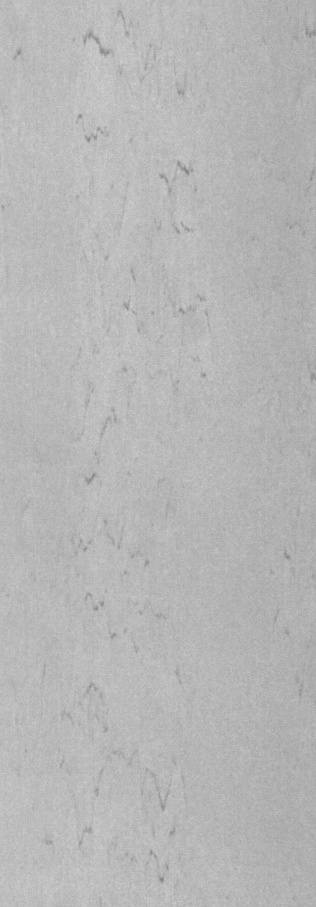
#> input picture metalvision-ai/resnet_local_test/crops/test_000.jpg, 316 x 907 px
$ python -i preprocessing.py   (imports and definitions only)
#> lines starting #> are read from the running program, lines starting #| are printed output that depends on the picture
"""OpenCV preprocessing pipeline.

Design rules (to avoid inventing or hiding defect-like patterns):
  * The original upload is NEVER modified; every output is a new PNG.
  * The original bit depth is read as-is (cv2.IMREAD_UNCHANGED).
  * Normalization is a linear intensity stretch only (min-max or percentile).
  * Resizing happens only if the longest side exceeds `max_side` (area interpolation).
  * CLAHE is OFF by default because local contrast enhancement can create or
    hide defect-like texture. Enable it only deliberately.
Outputs in <out_dir>: original_preview.png, gray.png, normalized.png, processed.png
"""
from pathlib import Path

import cv2
import numpy as np


class PreprocessingError(RuntimeError):
    pass


DEFAULT_SETTINGS = {
    "normalization": "percentile",  # 'percentile' or 'minmax'
    "low_percentile": 1.0,
    "high_percentile": 99.0,
    "max_side": 1024,               # resize only if longest side is larger
    "clahe": False,
    "clahe_clip": 2.0,
}

_BIT_DEPTH = {"uint8": 8, "uint16": 16, "int16": 16, "float32": 32, "float64": 64}


def sanitize_settings(raw=None) -> dict:
    """Merge user settings with defaults and clamp them to safe ranges."""
    s = dict(DEFAULT_SETTINGS)
    raw = raw or {}
    if raw.get("normalization") in ("percentile", "minmax"):
        s["normalization"] = raw["normalization"]
    try:
        lo = float(raw.get("low_percentile", s["low_percentile"]))
        hi = float(raw.get("high_percentile", s["high_percentile"]))
        lo, hi = max(0.0, min(lo, 49.0)), min(100.0, max(hi, 51.0))
        s["low_percentile"], s["high_percentile"] = lo, hi
        s["max_side"] = int(max(256, min(int(raw.get("max_side", s["max_side"])), 4096)))
        s["clahe_clip"] = float(max(1.0, min(float(raw.get("clahe_clip", s["clahe_clip"])), 10.0)))
    except (TypeError, ValueError):
        pass
    s["clahe"] = bool(raw.get("clahe", s["clahe"]))
    return s


def _minmax_uint8(img: np.ndarray) -> np.ndarray:
    f = img.astype(np.float32)
    a, b = float(f.min()), float(f.max())
    if b <= a:
        return np.zeros(img.shape, np.uint8)
    return ((f - a) / (b - a) * 255.0).round().astype(np.uint8)


def _native_uint8(img: np.ndarray) -> np.ndarray:
    """Scale by the data type's full range (no stretching) for the 'grayscale' view."""
    if img.dtype == np.uint8:
        return img
    if img.dtype == np.uint16:
        return (img.astype(np.float32) / 65535.0 * 255.0).round().astype(np.uint8)
    if img.dtype in (np.float32, np.float64):
        return (np.clip(img, 0, 1) * 255.0).round().astype(np.uint8)
    return _minmax_uint8(img)


def _to_gray(img: np.ndarray) -> np.ndarray:
    if img.ndim == 2:
        return img
    if img.dtype not in (np.uint8, np.uint16, np.float32):
        img = img.astype(np.float32)
    if img.shape[2] == 4:
        return cv2.cvtColor(img, cv2.COLOR_BGRA2GRAY)
    if img.shape[2] == 1:
        return img[:, :, 0]
    return cv2.cvtColor(img, cv2.COLOR_BGR2GRAY)


def normalize_float(gray: np.ndarray, method: str, lo: float, hi: float) -> np.ndarray:
    """Linear stretch to [0, 1] float32."""
    g = gray.astype(np.float32)
    if method == "minmax":
        a, b = float(g.min()), float(g.max())
    else:
        a, b = (float(v) for v in np.percentile(g, [lo, hi]))
    if b <= a:
        return np.zeros_like(g)
    return np.clip((g - a) / (b - a), 0.0, 1.0)


def preprocess_image(src_path, out_dir, settings=None) -> dict:
    """Run the pipeline and return metadata (also saved as the reproducibility record)."""
#> called with src_path = '../resnet_local_test/crops/test_000.jpg', out_dir = 'out.png'
    s = sanitize_settings(settings)
    img = cv2.imread(str(src_path), cv2.IMREAD_UNCHANGED)
#> img is the input picture: shape (907, 316, 3); min 125, max 213, mean 182.8
    if img is None:
        raise PreprocessingError("The image could not be read.")
    out_dir = Path(out_dir)
    out_dir.mkdir(parents=True, exist_ok=True)

    channels = 1 if img.ndim == 2 else img.shape[2]
#> channels = 3

    # 1) Original preview (browser-displayable copy; the uploaded file is untouched)
    if img.dtype == np.uint8:
        preview = cv2.cvtColor(img, cv2.COLOR_BGRA2BGR) if channels == 4 else img
    else:
        preview = _minmax_uint8(_to_gray(img))
    cv2.imwrite(str(out_dir / "original_preview.png"), preview)

    # 2) Grayscale (native range, no stretching)
    gray = _to_gray(img)
    cv2.imwrite(str(out_dir / "gray.png"), _native_uint8(gray))

    # 3) Normalized (linear intensity stretch, full resolution)
    norm = normalize_float(gray, s["normalization"], s["low_percentile"], s["high_percentile"])
#> in normalize_float, `a, b = (float(v) for v in np.percentile(g, [lo, hi]))`: a = 166; b = 197
#> in normalize_float, `return np.clip((g - a) / (b - a), 0.0, 1.0)`:
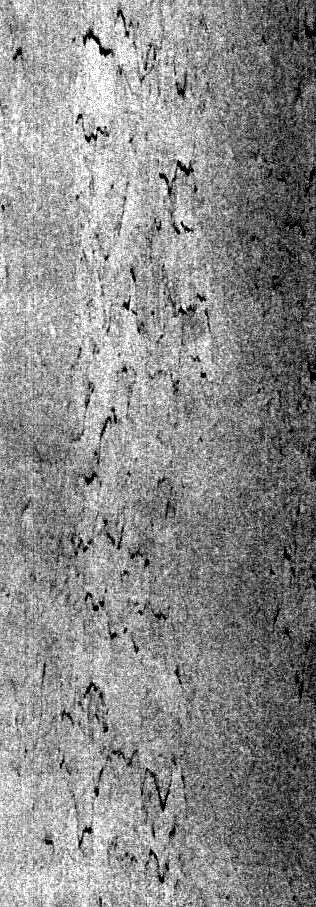
#> returned value: shape (907, 316) float32; min 0, max 1, mean 0.542
    cv2.imwrite(str(out_dir / "normalized.png"), (norm * 255.0).round().astype(np.uint8))

    # 4) Processed = normalized (+ resize only when needed) (+ optional CLAHE)
    h, w = norm.shape
#> h = 907; w = 316
    proc, resized = norm, False
#> resized = False
    if max(h, w) > s["max_side"]:
        scale = s["max_side"] / max(h, w)
        proc = cv2.resize(norm, (max(1, round(w * scale)), max(1, round(h * scale))),
                          interpolation=cv2.INTER_AREA)
        resized = True
    proc8 = (proc * 255.0).round().astype(np.uint8)
    if s["clahe"]:
        proc8 = cv2.createCLAHE(clipLimit=s["clahe_clip"], tileGridSize=(8, 8)).apply(proc8)
    cv2.imwrite(str(out_dir / "processed.png"), proc8)

    return {
        "original_shape": [int(h), int(w)],
        "channels": int(channels),
        "dtype": str(img.dtype),
        "bit_depth": _BIT_DEPTH.get(str(img.dtype), 8),
        "value_min": float(gray.min()),
        "value_max": float(gray.max()),
        "processed_shape": [int(proc8.shape[0]), int(proc8.shape[1])],
        "resized": resized,
        "settings": s,
    }

>>> result = preprocess_image('../resnet_local_test/crops/test_000.jpg', 'out.png')
#> result = 9 items

$ run again, on metalvision-ai/resnet_local_test/crops/test_001.jpg
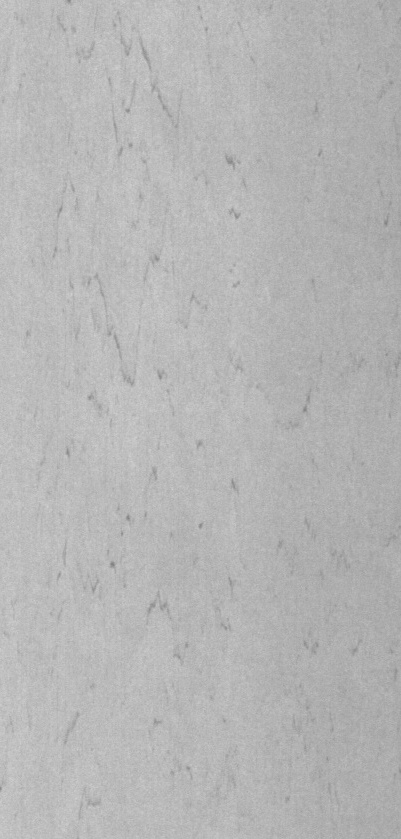
#> input picture metalvision-ai/resnet_local_test/crops/test_001.jpg, 401 x 839 px
#> in preprocess_image, img is the input picture: shape (839, 401, 3); min 129, max 209, mean 181.8
#> a = 163; b = 198
#> in normalize_float, `return np.clip((g - a) / (b - a), 0.0, 1.0)`:
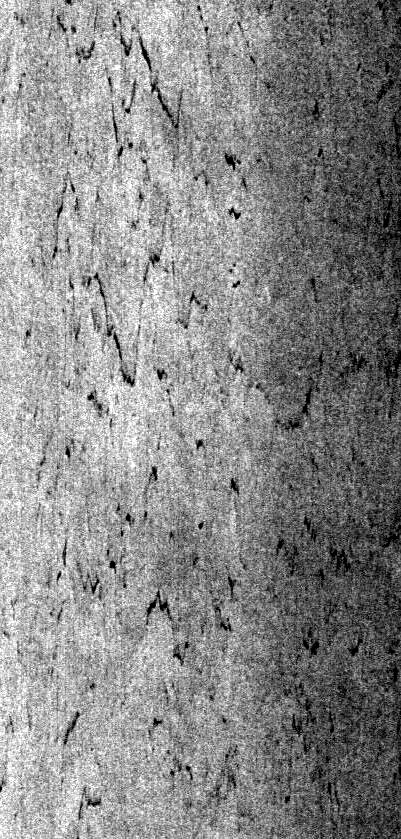
#> returned value: shape (839, 401) float32; min 0, max 1, mean 0.539
#> resized = False
#> result = 9 items

$ run again, on metalvision-ai/resnet_local_test/crops/test_002.jpg
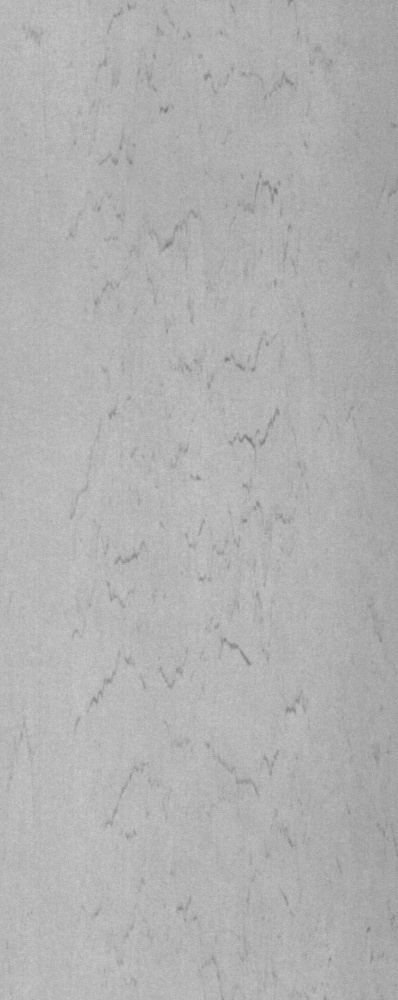
#> input picture metalvision-ai/resnet_local_test/crops/test_002.jpg, 398 x 1000 px
#> in preprocess_image, img is the input picture: shape (1000, 398, 3); min 114, max 205, mean 177
#> a = 157; b = 191
#> in normalize_float, `return np.clip((g - a) / (b - a), 0.0, 1.0)`:
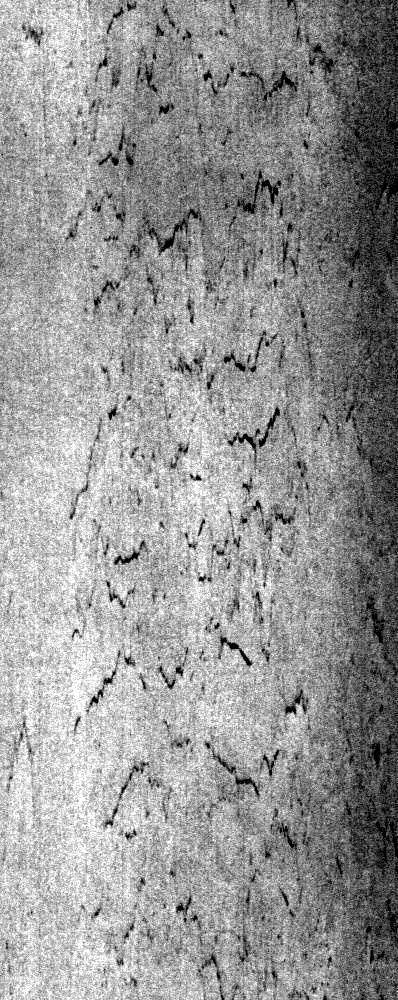
#> returned value: shape (1000, 398) float32; min 0, max 1, mean 0.59
#> resized = False
#> result = 9 items

$ run again, on metalvision-ai/resnet_local_test/crops/test_005.jpg
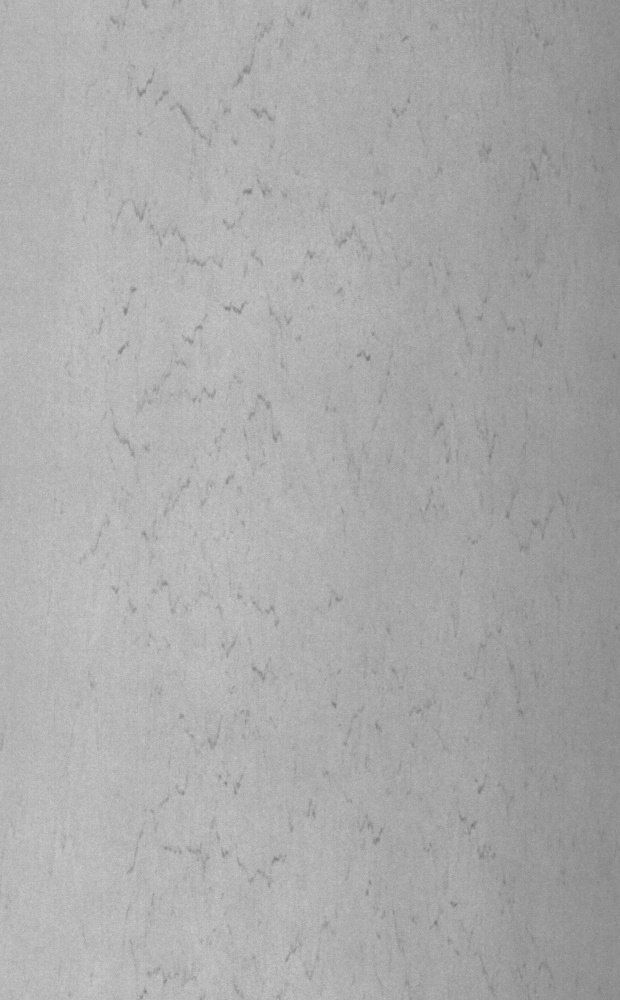
#> input picture metalvision-ai/resnet_local_test/crops/test_005.jpg, 620 x 1000 px
#> in preprocess_image, img is the input picture: shape (1000, 620, 3); min 117, max 204, mean 170.4
#> a = 141; b = 191
#> in normalize_float, `return np.clip((g - a) / (b - a), 0.0, 1.0)`:
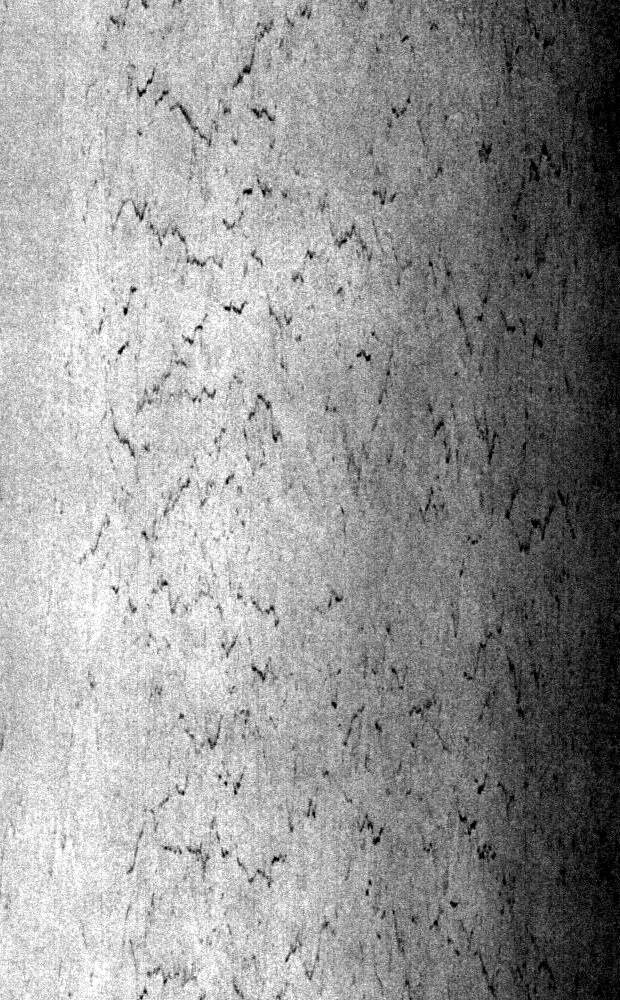
#> returned value: shape (1000, 620) float32; min 0, max 1, mean 0.587
#> resized = False
#> result = 9 items
